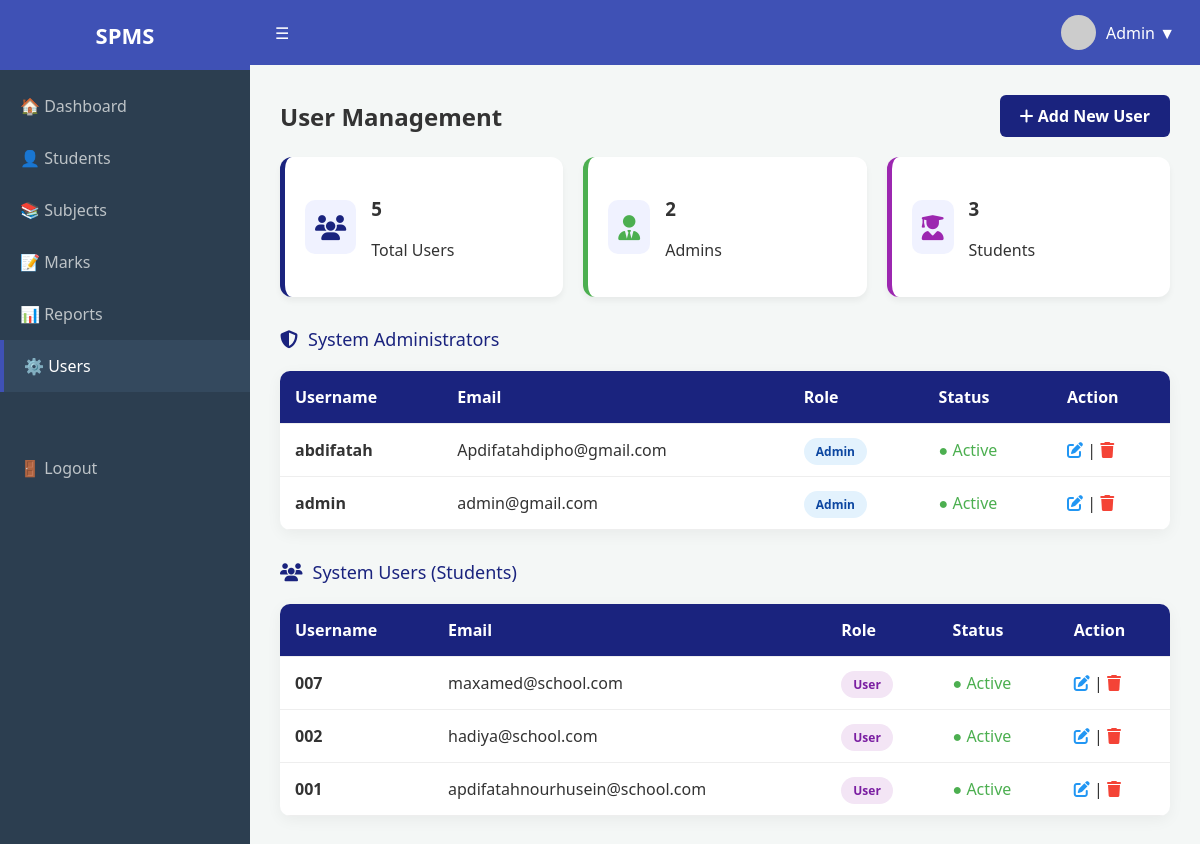
Page /admin_dashboard/user.php on the committed database.
### tables this page shows
CREATE TABLE `users` (
  `id` int(11) NOT NULL,
  `full_name` varchar(100) NOT NULL,
  `username` varchar(50) NOT NULL,
  `email` varchar(100) DEFAULT NULL,
  `password` varchar(255) NOT NULL,
  `role` enum('Admin','User') DEFAULT 'User',
  `status` varchar(20) DEFAULT 'Active'
);

### admin_dashboard/user.php (the view, shortened to what this page needs)
<?php
include('conn.php');
$total_res = mysqli_query($conn, "SELECT COUNT(id) as total FROM users");
$total_count = ($total_res) ? mysqli_fetch_assoc($total_res)['total'] : 0;
$admin_res = mysqli_query($conn, "SELECT COUNT(id) as total FROM users WHERE role='Admin'");
$admin_count = ($admin_res) ? mysqli_fetch_assoc($admin_res)['total'] : 0;
$student_res = mysqli_query($conn, "SELECT COUNT(id) as total FROM users WHERE role='User'");
$student_count = ($student_res) ? mysqli_fetch_assoc($student_res)['total'] : 0;
$admins_result = mysqli_query($conn, "SELECT * FROM users WHERE role='Admin' ORDER BY id DESC");
$users_result = mysqli_query($conn, "SELECT * FROM users WHERE role='User' ORDER BY id DESC");
?>
<!DOCTYPE html>
<html lang="en">
<head>
    <link rel="stylesheet" href="style.css">
    <link rel="stylesheet" href="https://cdnjs.cloudflare.com/ajax/libs/font-awesome/6.4.0/css/all.min.css">
</head>
<body>
    <div class="app">
        <aside class="sidebar">
            <div class="brand">SPMS</div>
            <nav class="side-nav">
                <a class="nav-item" href="admin_dashboard.php">🏠 Dashboard</a>
                <a class="nav-item" href="student.php">👤 Students</a>
                <a class="nav-item" href="subject.php">📚 Subjects</a>
                <a class="nav-item" href="marks.php">📝 Marks</a>
                <a class="nav-item" href="#">📊 Reports</a>
                <a class="nav-item active" href="user.php">⚙️ Users</a>
                <a class="nav-item" href="#" style="margin-top: 50px;">🚪 Logout</a>
            </nav>
        </aside>
        <main class="main">
            <header class="topbar">
                <div class="burger">☰</div>
                <div class="user-profile" style="display: flex; align-items: center; gap: 10px;">
                    <img src="https://via.placeholder.com/35" style="border-radius: 50%;" alt="Admin">
                    <span>Admin ▼</span>
                </div>
            </header>
            <div class="content">
                <div style="display: flex; justify-content: space-between; align-items: center; margin-bottom: 20px;">
                    <h2 style="margin: 0;">User Management</h2>
                    <a href="add_user.php" class="add-btn"><i class="fas fa-plus"></i> Add New User</a>
                </div>
                <div class="user-stats">
                    <div class="stat-card">
                        <div class="stat-icon"><i class="fas fa-users"></i></div>
                        <div><h3><?php echo $total_count; ?></h3><p>Total Users</p></div>
                    </div>
                    <div class="stat-card" style="border-left-color: #4caf50;">
                        <div class="stat-icon" style="color: #4caf50;"><i class="fas fa-user-tie"></i></div>
                        <div><h3><?php echo $admin_count; ?></h3><p>Admins</p></div>
                    </div>
                    <div class="stat-card" style="border-left-color: #9c27b0;">
                        <div class="stat-icon" style="color: #9c27b0;"><i class="fas fa-user-graduate"></i></div>
                        <div><h3><?php echo $student_count; ?></h3><p>Students</p></div>
                    </div>
                </div>
                <div class="section-title"><i class="fas fa-shield-alt"></i> System Administrators</div>
                <table class="user-table">
                    <thead>
                        <tr>
                            <th>Username</th>
                            <th>Email</th>
                            <th>Role</th>
                            <th>Status</th>
                            <th>Action</th>
                        </tr>
                    </thead>
                    <tbody>
                        <?php while($row = mysqli_fetch_assoc($admins_result)) { ?>
                        <tr>
                            <td><strong><?php echo $row['username']; ?></strong></td>
                            <td><?php echo $row['email']; ?></td>
                            <td><span class="role-badge role-admin">Admin</span></td>
                            <td><span style="color: #4caf50;">● Active</span></td>
                            <td>
                                <a href="#" style="color: #2196f3;"><i class="fas fa-edit"></i></a> |
                                <a href="#" style="color: #f44336;"><i class="fas fa-trash"></i></a>
                            </td>
                        </tr>
                        <?php } ?>
                    </tbody>
                </table>
                <div class="section-title"><i class="fas fa-users"></i> System Users (Students)</div>
                <table class="user-table">
                    <thead>
                        <tr>
                            <th>Username</th>
                            <th>Email</th>
                            <th>Role</th>
                            <th>Status</th>
                            <th>Action</th>
                        </tr>
                    </thead>
                    <tbody>
                        <?php while($row = mysqli_fetch_assoc($users_result)) { ?>
                        <tr>
                            <td><strong><?php echo $row['username']; ?></strong></td>
                            <td><?php echo $row['email']; ?></td>
                            <td><span class="role-badge role-student">User</span></td>
                            <td><span style="color: #4caf50;">● Active</span></td>
                            <td>
                                <a href="#" style="color: #2196f3;"><i class="fas fa-edit"></i></a> |
                                <a href="#" style="color: #f44336;"><i class="fas fa-trash"></i></a>
                            </td>
                        </tr>
                        <?php } ?>
                    </tbody>
                </table>
            </div>
        </main>
    </div>
</body>
</html>

### admin_dashboard/style.css (style rules this page uses)
:root { --sidebar-bg: #2c3e50; --topbar-bg: #3f51b5; --bg-light: #f4f7f6; --white: #ffffff; --text-color: #333; }
body { margin: 0; font-family: 'Segoe UI', Tahoma, Geneva, Verdana, sans-serif; background-color: var(--bg-light); color: var(--text-color); }
.app { display: flex; min-height: 100vh; }
.sidebar { width: 250px; background-color: var(--sidebar-bg); color: white; display: flex; flex-direction: column; }
.brand { padding: 20px; background-color: var(--topbar-bg); font-size: 22px; font-weight: bold; text-align: center; }
.side-nav { padding: 10px 0; }
.nav-item { display: flex; align-items: center; gap: 10px; padding: 15px 20px; color: #bdc3c7; text-decoration: none; transition: 0.3s; }
.nav-item:hover, .nav-item.active { background-color: #34495e; color: white; border-left: 4px solid var(--topbar-bg); }
.main { flex: 1; display: flex; flex-direction: column; }
.topbar { background-color: var(--topbar-bg); color: white; padding: 15px 25px; display: flex; justify-content: space-between; align-items: center; }
.content { padding: 30px; }
table { width: 100%; border-collapse: collapse; margin-top: 20px; }
th, td { padding: 12px; text-align: left; border-bottom: 1px solid #eee; }
th { background-color: #f9f9f9; font-weight: bold; }

### admin_dashboard/user.php (style rules this page uses)
.user-stats { display: grid; grid-template-columns: repeat(3, 1fr); gap: 20px; margin-bottom: 30px; }
.stat-card { background: white; padding: 20px; border-radius: 12px; box-shadow: 0 4px 6px rgba(0,0,0,0.05); display: flex; align-items: center; gap: 15px; border-left: 5px solid #1a237e; }
.stat-icon { font-size: 25px; background: #f0f2ff; padding: 10px; border-radius: 10px; color: #1a237e; }
.user-table { width: 100%; border-collapse: collapse; background: white; border-radius: 10px; overflow: hidden; margin-bottom: 30px; box-shadow: 0 4px 15px rgba(0,0,0,0.05); }
.user-table th { background: #1a237e; color: white; padding: 15px; text-align: left; }
.user-table td { padding: 15px; border-bottom: 1px solid #eee; }
.role-badge { padding: 5px 12px; border-radius: 20px; font-size: 12px; font-weight: bold; }
.role-admin { background: #e3f2fd; color: #0d47a1; }
.role-student { background: #f3e5f5; color: #7b1fa2; }
.add-btn { background: #1a237e; color: white; padding: 10px 20px; border-radius: 6px; text-decoration: none; font-weight: bold; float: right; }
.section-title { color: #1a237e; font-size: 18px; margin: 20px 0; display: flex; align-items: center; gap: 10px; clear: both; }

### rows in the picture
users: username "abdifatah", email "Apdifatahdipho@gmail.com"
users: username "admin", email "admin@gmail.com"
users: username "007", email "maxamed@school.com"
users: username "002", email "hadiya@school.com"
users: username "001", email "apdifatahnourhusein@school.com"

### other values in the picture
$total_count "5"
$admin_count "2"
$student_count "3"
